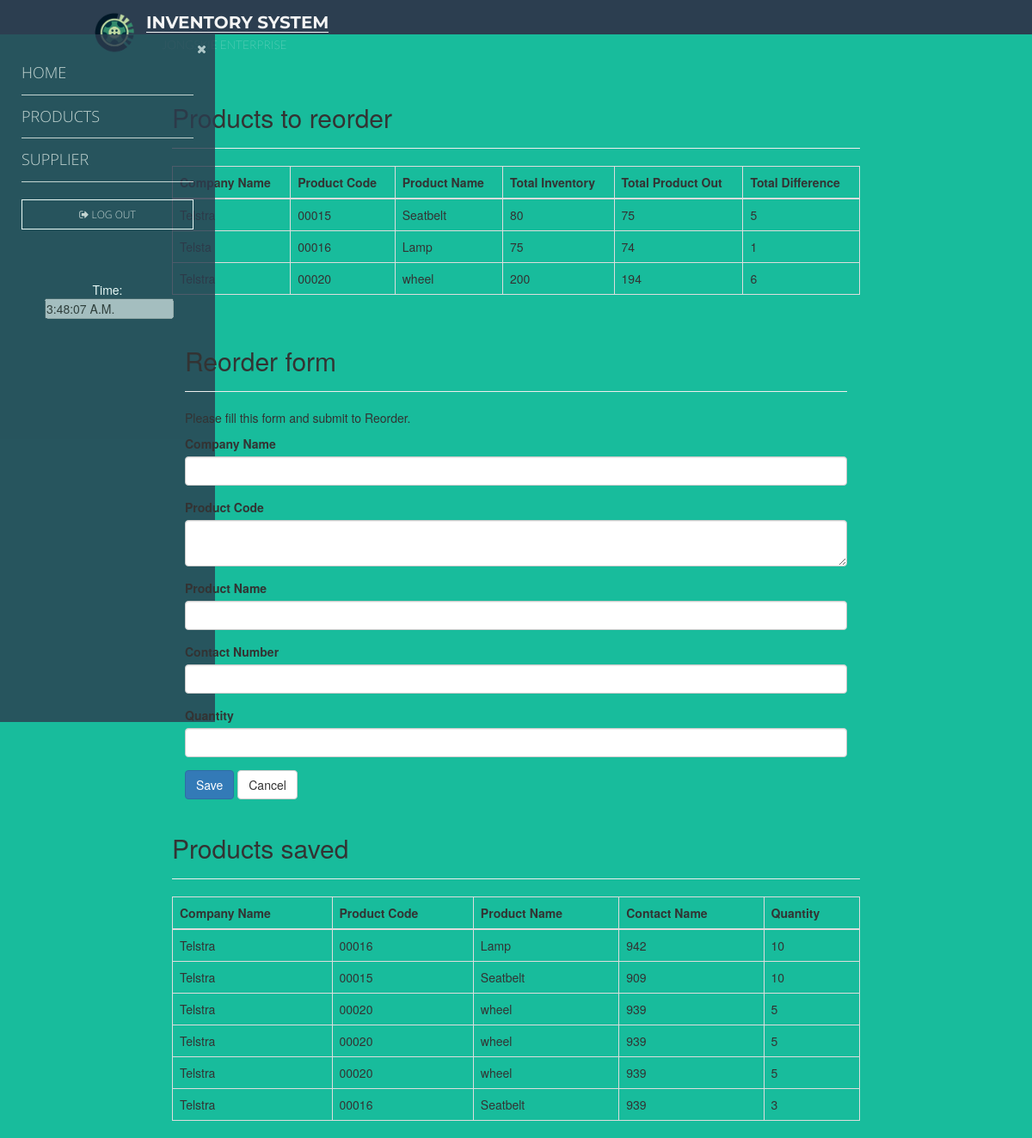
The app's page /reorder.php (signed in) with its own data.
### tables this page shows
CREATE TABLE `products` (
  `ProductID` int(11) NOT NULL,
  `ProductCode` varchar(20) NOT NULL,
  `ProductName` varchar(50) NOT NULL,
  `ProductDescription` varchar(100) NOT NULL,
  `CompanyName` varchar(20) NOT NULL,
  `Price` double NOT NULL
);

CREATE TABLE `reorder` (
  `CompanyName` varchar(40) DEFAULT NULL,
  `ProductCode` varchar(20) DEFAULT NULL,
  `ProductName` varchar(50) DEFAULT NULL,
  `ContactNumber` int(11) DEFAULT NULL,
  `Quantity` int(11) DEFAULT NULL
);

### reorder.php (the view, shortened to what this page needs)
<!DOCTYPE html>
<html lang="en">
<head>
    <link rel="stylesheet" href="https://maxcdn.bootstrapcdn.com/bootstrap/3.3.7/css/bootstrap.css">
</head>
<body>
<?php
include_once 'design.php'; ?>
<br><br>
    <div class="wrapper">
        <div class="container-fluid">
            <div class="row">
                <div class="col-md-25">
					<div class="page-header clearfix">
                        <h2 class="pull-left">Products to reorder</h2>
                    </div>
					<?php
                    require_once 'config.php';
                    $sql ="select * from vw_summary where totalDiff<10";
                    if($result = mysqli_query($link, $sql)){
                        if(mysqli_num_rows($result) > 0){
                            echo "<table class='table table-bordered'>";
                                    echo "<tr>";
                                        echo "<th>Company Name</th>";
                                        echo "<th>Product Code</th>";
                                        echo "<th>Product Name</th>";
                                        echo "<th>Total Inventory</th>";
										echo "<th>Total Product Out</th>";
										echo "<th>Total Difference</th>";
                                    echo "</tr>";
                                echo "<tbody>";
                                while($row = mysqli_fetch_array($result)){
                                    echo "<tr>";
										echo "<td>" . $row['CompanyName'] . "</td>";
                                        echo "<td>" . $row['ProductCode'] . "</td>";
                                        echo "<td>" . $row['ProductName'] . "</td>";
                                        echo "<td>" . $row['totalInventory'] . "</td>";
										echo "<td>" . $row['totalOut'] . "</td>";
										echo "<td>" . $row['totalDiff'] . "</td>";
                                    echo "</tr>";
                                }
                                echo "</tbody>";
                            echo "</table>";
                        } else{
                            echo "<p class='lead'><em>No products were found.</em></p>";
                        }
                    } else{
                        echo "ERROR: Could not able to execute $sql. " . mysqli_error($link);
                    }
                    ?>
                </div>
            </div>
        </div>
    </div>
	<?php
$CompanyName = $ProductCode = $ProductName = $ContactNumber = $Quantity =  "";
$CompanyName_err = $ProductCode_err = $ProductName_err = $ContactNumber_err = $Quantity_err = "";
?>
    <div class="wrapper">
        <div class="container-fluid">
            <div class="row">
                <div class="col-md-12">
                    <div class="page-header">
                        <h2>Reorder form</h2>
                    </div>
                    <p>Please fill this form and submit to Reorder.</p>
                    <form action="<?php echo htmlspecialchars($_SERVER["PHP_SELF"]); ?>" method="post">
						<div class="form-group <?php echo (!empty($CompanyName_err)) ? 'has-error' : ''; ?>">
                            <label>Company Name</label>
                            <input type="text" name="CompanyName" class="form-control" value="<?php echo $CompanyName; ?>">
                        </div>
					  <div class="form-group <?php echo (!empty($ProductCode_err)) ? 'has-error' : ''; ?>">
						<label>Product Code</label>
                            <textarea name="ProductCode" class="form-control"><?php echo $ProductCode; ?></textarea>
                        </div>
                        <div class="form-group <?php echo (!empty($ProductName_err)) ? 'has-error' : ''; ?>">
                            <label>Product Name</label>
                            <input type="text" name="ProductName" class="form-control" value="<?php echo $ProductName; ?>">
                        </div>
						<div class="form-group <?php echo (!empty($ContactNumber_err)) ? 'has-error' : ''; ?>">
                            <label>Contact Number</label>
                            <input type="number" name="ContactNumber" class="form-control" value="<?php echo $ContactNumber; ?>">
                        </div>
                        <div class="form-group <?php echo (!empty($Quantity_err)) ? 'has-error' : ''; ?>">
                            <label>Quantity</label>
                            <input type="number" textarea name="Quantity" class="form-control"><?php echo $Quantity; ?></textarea>
                        </div>
                        <input type="submit" class="btn btn-primary" value="Save">
                        <a href="reorder.php" class="btn btn-default">Cancel</a>
                    </form>
                </div>
            </div>
        </div>
    </div>
	<div class="wrapper">
        <div class="container-fluid">
            <div class="row">
                <div class="col-md-25">
					<div class="page-header clearfix">
                        <h2 class="pull-left">Products saved</h2>
                    </div>
					<?php
                    require_once 'config.php';
                    $sql ="select * from reorder";
                    if($result = mysqli_query($link, $sql)){
                        if(mysqli_num_rows($result) > 0){
                            echo "<table class='table table-bordered'>";
                                    echo "<tr>";
                                        echo "<th>Company Name</th>";
                                        echo "<th>Product Code</th>";
                                        echo "<th>Product Name</th>";
                                        echo "<th>Contact Name</th>";
										echo "<th>Quantity</th>";
                                    echo "</tr>";
                                echo "<tbody>";
                                while($row = mysqli_fetch_array($result)){
                                    echo "<tr>";
										echo "<td>" . $row['CompanyName'] . "</td>";
                                        echo "<td>" . $row['ProductCode'] . "</td>";
                                        echo "<td>" . $row['ProductName'] . "</td>";
                                        echo "<td>" . $row['ContactNumber'] . "</td>";
										echo "<td>" . $row['Quantity'] . "</td>";
										   echo "</tr>";
                                }
                                echo "</tbody>";
                            echo "</table>";
                        } else{
                            echo "<p class='lead'><em>No products were found.</em></p>";
                        }
                    } else{
                        echo "ERROR: Could not able to execute $sql. " . mysqli_error($link);
                    }
                    ?>
                </div>
            </div>
        </div>
    </div>
</body>
</html>

### css/minorStyle.css (style rules this page uses)
* { margin: 0; padding: 0; list-style: none; text-decoration: none; }
body { padding: 0; margin: 0; background-color: #18bc9c; }

### reorder.php (style rules this page uses)
.wrapper { width: 800px; margin: 0 auto; }
.page-header h2 { margin-top: 0; }

### records on screen
products: ProductCode "00015", ProductName "Seatbelt", totalInventory "80", totalOut "75", totalDiff "5"
products: ProductCode "00016", ProductName "Lamp", totalInventory "75", totalOut "74", totalDiff "1"
products: ProductCode "00020", ProductName "wheel", totalInventory "200", totalOut "194", totalDiff "6"
reorder: CompanyName "Telstra", ProductCode "00016", ProductName "Lamp", ContactNumber "942", Quantity "10"
reorder: CompanyName "Telstra", ProductCode "00015", ProductName "Seatbelt", ContactNumber "909", Quantity "10"
reorder: CompanyName "Telstra", ProductCode "00020", ProductName "wheel", ContactNumber "939", Quantity "5"
reorder: CompanyName "Telstra", ProductCode "00020", ProductName "wheel", ContactNumber "939", Quantity "5"
reorder: CompanyName "Telstra", ProductCode "00020", ProductName "wheel", ContactNumber "939", Quantity "5"
reorder: CompanyName "Telstra", ProductCode "00016", ProductName "Seatbelt", ContactNumber "939", Quantity "3"
